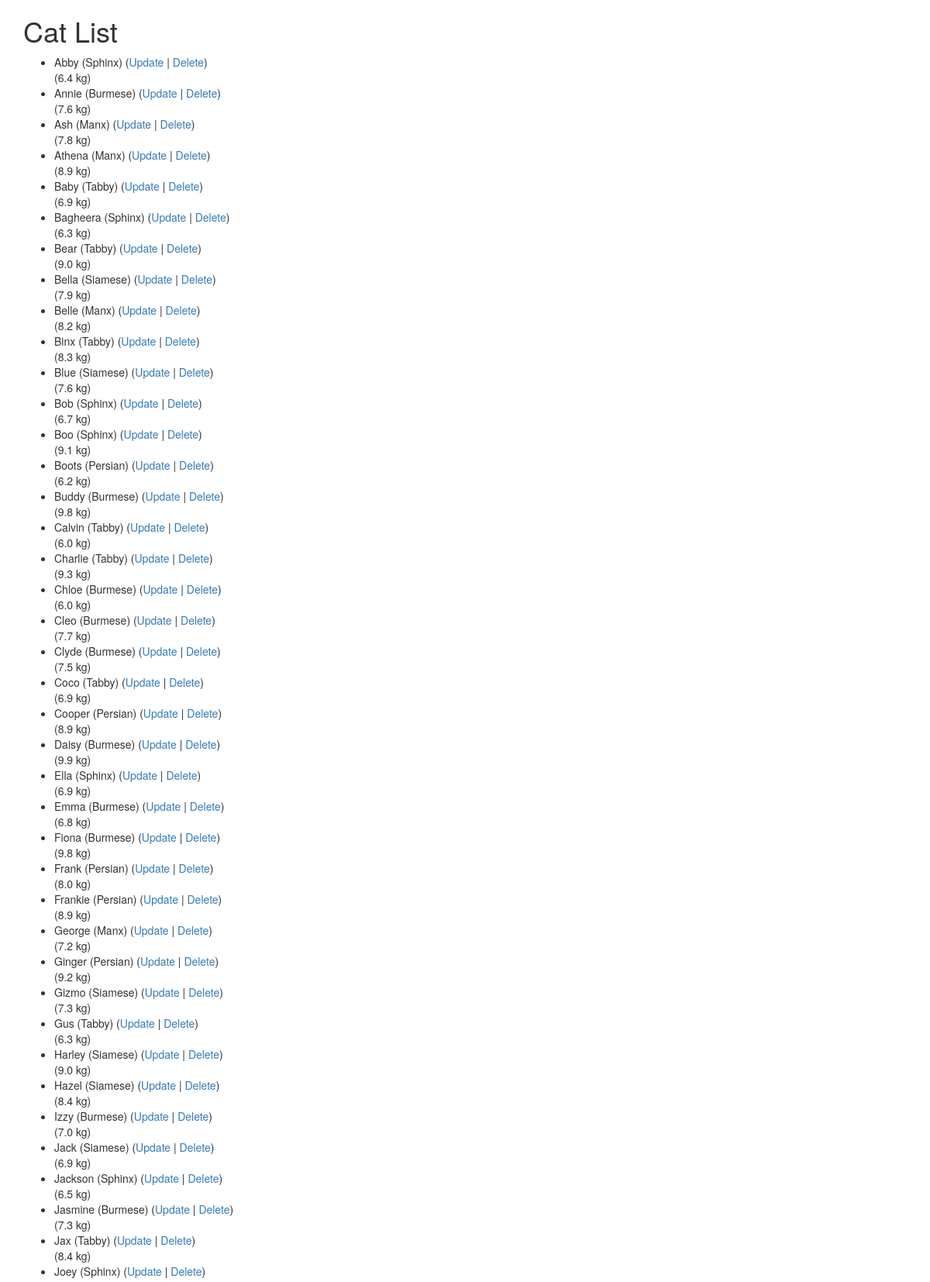
Screenshot of /cats/ (signed in, upper part) with the database file from the repository.
### cats/models.py (models this page shows, shortened)
class Cat(models.Model):
    nickname = models.CharField(
        max_length=200,
        validators=[MinLengthValidator(2, 'Nickname must be greater than 1 character.')]
    )
    weight = models.FloatField(
        validators=[MinValueValidator(0.0, 'Weight must be greater than 0.')]
    )
    foods = models.CharField(max_length=300)
    breed = models.ForeignKey('Breed', on_delete=models.CASCADE, null=False)

class Breed(models.Model):
    name = models.CharField(
        max_length=200,
        validators=[MinLengthValidator(2, 'Breed must be greater than 1 character.')]
    )
    def __str__(self):
        return self.name

### cats/views.py (the view)
# urls.py: path('', views.IndexView.as_view(), name='auto_list'),
class IndexView(LoginRequiredMixin, View):
    def get(self, request):
        mc = Breed.objects.all().count()
        al = Cat.objects.all()
        ctx = {'breed_count': mc, 'cat_list': al}
        return render(request, 'cats/cat_list.html', ctx)

### cats/templates/cats/cat_list.html (shortened to what this page needs)
{% extends "base_bootstrap.html" %}
{% block content %}
    <h1>Cat List</h1>
    {% if cat_list %}
        <ul>
            {% for cat in cat_list %}
            <li>
                {{ cat.nickname }} ({{ cat.breed }})
                (<a href="{% url 'cats:cat_update' cat.id %}">Update</a> |
                <a href="{% url 'cats:cat_delete' cat.id %}">Delete</a>) <br />
                {{ cat.foods }}  ({{ cat.weight }} kg)
            </li>
            {% endfor %}
        </ul>
    {% else %}
        <p>There are no cats in the library.</p>
    {% endif %}
{% endblock %}

### rows the page displays
Cat: nickname "Abby", breed "Sphinx", weight "6.4"
Cat: nickname "Annie", breed "Burmese", weight "7.6"
Cat: nickname "Ash", breed "Manx", weight "7.8"
Cat: nickname "Athena", breed "Manx", weight "8.9"
Cat: nickname "Baby", breed "Tabby", weight "6.9"
Cat: nickname "Bagheera", breed "Sphinx", weight "6.3"
Cat: nickname "Bear", breed "Tabby", weight "9.0"
Cat: nickname "Bella", breed "Siamese", weight "7.9"
Cat: nickname "Belle", breed "Manx", weight "8.2"
Cat: nickname "Binx", breed "Tabby", weight "8.3"
Cat: nickname "Blue", breed "Siamese", weight "7.6"
Cat: nickname "Bob", breed "Sphinx", weight "6.7"
Cat: nickname "Boo", breed "Sphinx", weight "9.1"
Cat: nickname "Boots", breed "Persian", weight "6.2"
Cat: nickname "Buddy", breed "Burmese", weight "9.8"
Cat: nickname "Calvin", breed "Tabby", weight "6.0"
Cat: nickname "Charlie", breed "Tabby", weight "9.3"
Cat: nickname "Chloe", breed "Burmese", weight "6.0"
Cat: nickname "Cleo", breed "Burmese", weight "7.7"
Cat: nickname "Clyde", breed "Burmese", weight "7.5"
Cat: nickname "Coco", breed "Tabby", weight "6.9"
Cat: nickname "Cooper", breed "Persian", weight "8.9"
Cat: nickname "Daisy", breed "Burmese", weight "9.9"
Cat: nickname "Ella", breed "Sphinx", weight "6.9"
Cat: nickname "Emma", breed "Burmese", weight "6.8"
Cat: nickname "Fiona", breed "Burmese", weight "9.8"
Cat: nickname "Frank", breed "Persian", weight "8.0"
Cat: nickname "Frankie", breed "Persian", weight "8.9"
Cat: nickname "George", breed "Manx", weight "7.2"
Cat: nickname "Ginger", breed "Persian", weight "9.2"
Cat: nickname "Gizmo", breed "Siamese", weight "7.3"
Cat: nickname "Gus", breed "Tabby", weight "6.3"
Cat: nickname "Harley", breed "Siamese", weight "9.0"
Cat: nickname "Hazel", breed "Siamese", weight "8.4"
Cat: nickname "Izzy", breed "Burmese", weight "7.0"
Cat: nickname "Jack", breed "Siamese", weight "6.9"
Cat: nickname "Jackson", breed "Sphinx", weight "6.5"
Cat: nickname "Jasmine", breed "Burmese", weight "7.3"
Cat: nickname "Jax", breed "Tabby", weight "8.4"
Cat: nickname "Joey", breed "Sphinx"
